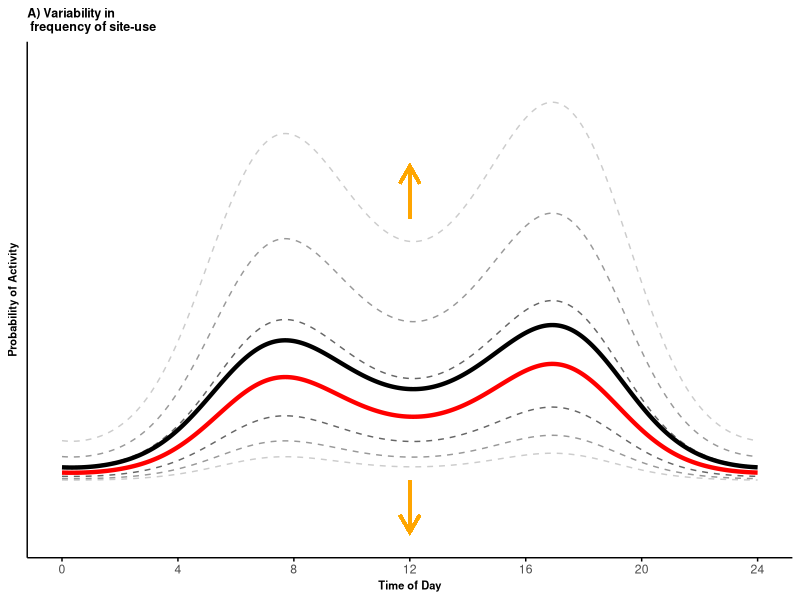
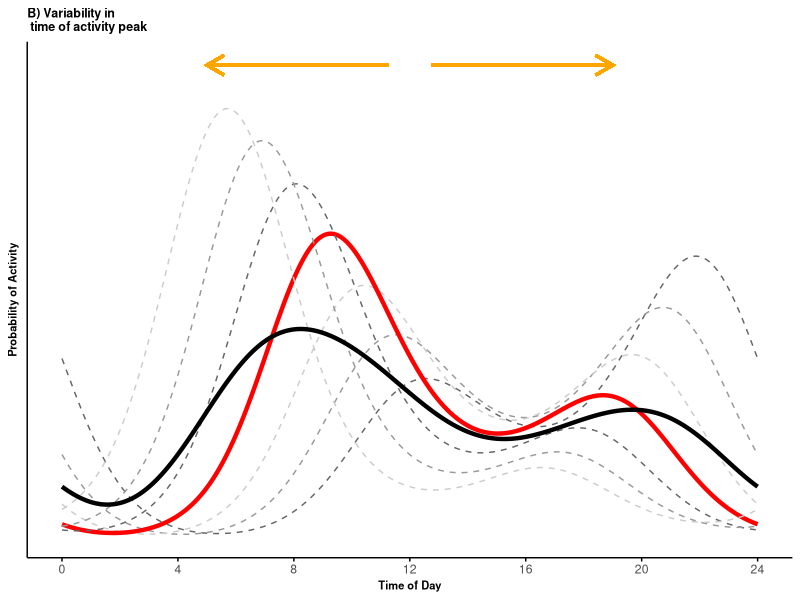
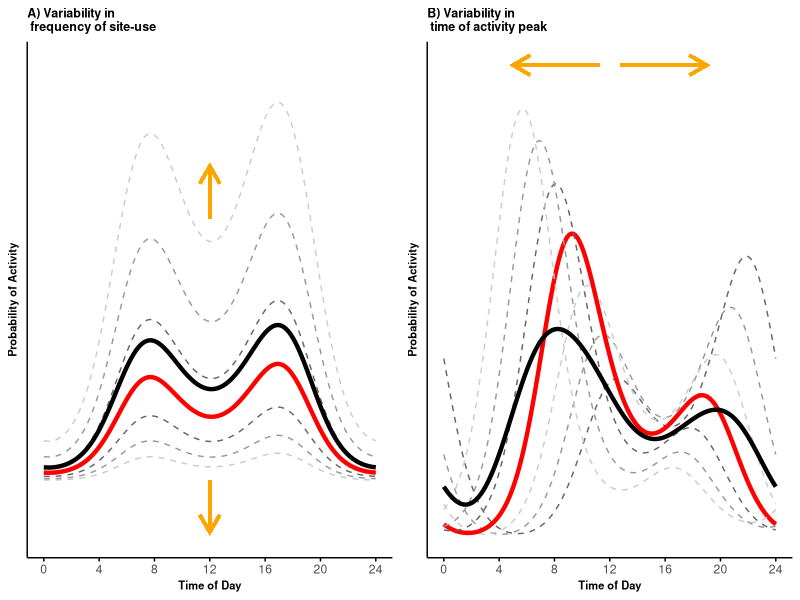
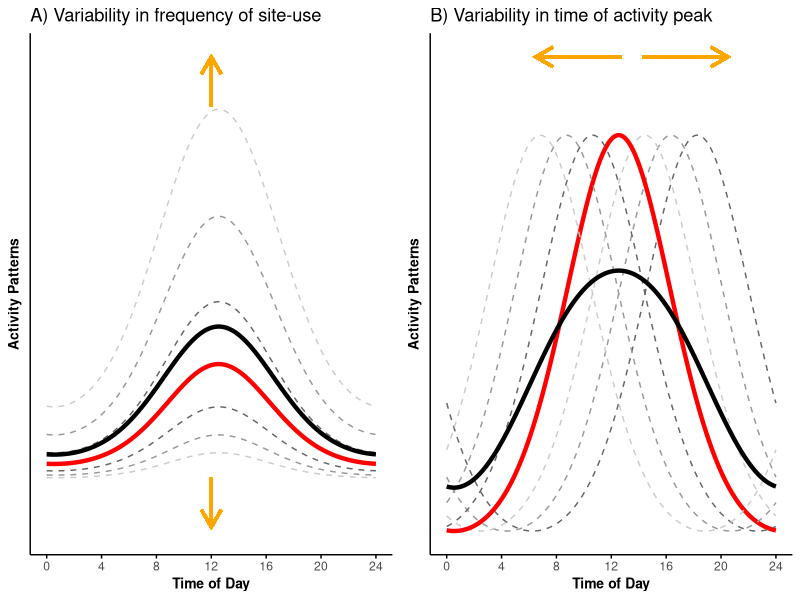

The R script that drew these images, in order:
## ---- chunk 1
#' Load libraries and set equations' parameters
library(tidyverse)
library(grid)
library(gridExtra)
wavelength = 24
b0 = -3
b1 = 1 
b2 = 0.7
theta0 = 3
theta1 = 2 
tau_i = gamma_i = seq(-1.5, 1.5, by = 0.5)
time <- seq(0, wavelength, wavelength/512)
## ---- chunk 2
# creating the curves
p_df <- data.frame(p = c(
  boot::inv.logit(b0 + b1*cos(2*pi*time/(24)+theta0 + gamma_i[4]) + b2*cos(2*pi*time/(12)+theta0 + gamma_i[4]) + tau_i[1]),
  boot::inv.logit(b0 + b1*cos(2*pi*time/(24)+theta0 + gamma_i[4]) + b2*cos(2*pi*time/(12)+theta0 + gamma_i[4]) + tau_i[2]),
  boot::inv.logit(b0 + b1*cos(2*pi*time/(24)+theta0 + gamma_i[4]) + b2*cos(2*pi*time/(12)+theta0 + gamma_i[4]) + tau_i[3]),
  boot::inv.logit(b0 + b1*cos(2*pi*time/(24)+theta0 + gamma_i[4]) + b2*cos(2*pi*time/(12)+theta0 + gamma_i[4]) + tau_i[4]),
  boot::inv.logit(b0 + b1*cos(2*pi*time/(24)+theta0 + gamma_i[4]) + b2*cos(2*pi*time/(12)+theta0 + gamma_i[4]) + tau_i[5]),
  boot::inv.logit(b0 + b1*cos(2*pi*time/(24)+theta0 + gamma_i[4]) + b2*cos(2*pi*time/(12)+theta0 + gamma_i[4]) + tau_i[6]),
  boot::inv.logit(b0 + b1*cos(2*pi*time/(24)+theta0 + gamma_i[4]) + b2*cos(2*pi*time/(12)+theta0 + gamma_i[4]) + tau_i[7])
), time = rep(time, 7), 
mean = c(rep(rep("off", length(time)),3), rep("on", length(time)), rep(rep("off", length(time)),3)),
curvesID = as.factor(rep(1:7, each = length(time))),
curvesLeg = as.factor(rep(c("+/- 1.5 SD", "+/- 1 SD", "+/- 0.5 SD", "Conditional", "+/- 0.5 SD", "+/- 1 SD", "+/- 1.5 SD"), each = length(time)))
)

# calculate marginal mean activity curve
p_df2 <- p_df %>% select(p, time) %>% group_by(time) %>% 
  summarize(p = mean(p)) %>% 
  mutate(mean = "on", curvesID = as.factor(8),
         curvesLeg = as.factor("Marginal"))

p_df <- rbind(p_df, as.data.frame(p_df2))

(pl_vert <- ggplot(p_df, aes(x = time, y = p, group = curvesID)) +
  geom_line(aes(color = curvesLeg, linewidth = mean, linetype = mean)) +
  scale_color_manual(values = c("grey40", "grey60", "grey80", "red", "black")) +
  scale_linewidth_manual(values = c(0.5, 1.5)) +
  scale_linetype_manual(values = c(2, 1, 2)) +
  coord_cartesian(ylim = c(-0.05, 0.40)) +
  #geom_path(data = data.frame(x = c(11.5, 9), y = c(0.005, 0.005)), aes(x = x, y = y), linejoin = "mitre") +
  labs(x = "Time of Day", y = "Probability of Activity", title = "A) Variability in \n frequency of site-use") +
  theme_minimal()+
  theme(legend.position = "none",
        axis.line = element_line(colour = 'black', linetype = 'solid'),
        axis.ticks.x = element_line(colour = 'black', linetype = 'solid'), #element_blank(), #
        axis.text.y = element_blank(), 
        axis.title=element_text(size = 8,face = "bold"),
        plot.title=element_text(size = 9,face = "bold"),
        panel.grid.minor = element_blank(),
        panel.grid.major = element_blank()) + 
  geom_segment(aes(x=12, y=min(p), xend=12, yend=min(p)-0.05), arrow=arrow(length= unit(0.5, "cm")), 
               size = 1, color = "orange", linejoin = "mitre") +
  geom_segment(aes(x=12, y=0.25+0.003, xend=12, yend=0.25+0.053), arrow=arrow(length= unit(0.5, "cm")), 
               size = 1, color = "orange", linejoin = "mitre")+
  scale_x_continuous(breaks=seq(0,24,length.out=7), labels=seq(0,24,4))) 

## ---- chunk 3
# creating the curves
p_df <- data.frame(p = c(
  boot::inv.logit(b0 + b1*cos(2*pi*time/(24)+theta0 + gamma_i[1]) + b2*cos(2*pi*time/(12)+ theta1 + gamma_i[1]) + tau_i[4]),
  boot::inv.logit(b0 + b1*cos(2*pi*time/(24)+theta0 + gamma_i[2]) + b2*cos(2*pi*time/(12)+ theta1 + gamma_i[2]) + tau_i[4]),
  boot::inv.logit(b0 + b1*cos(2*pi*time/(24)+theta0 + gamma_i[3]) + b2*cos(2*pi*time/(12)+ theta1 + gamma_i[3]) + tau_i[4]),
  boot::inv.logit(b0 + b1*cos(2*pi*time/(24)+theta0 + gamma_i[4]) + b2*cos(2*pi*time/(12)+ theta1 + gamma_i[4]) + tau_i[4]),
  boot::inv.logit(b0 + b1*cos(2*pi*time/(24)+theta0 + gamma_i[5]) + b2*cos(2*pi*time/(12)+ theta1 + gamma_i[5]) + tau_i[4]),
  boot::inv.logit(b0 + b1*cos(2*pi*time/(24)+theta0 + gamma_i[6]) + b2*cos(2*pi*time/(12)+ theta1 + gamma_i[6]) + tau_i[4]),
  boot::inv.logit(b0 + b1*cos(2*pi*time/(24)+theta0 + gamma_i[7]) + b2*cos(2*pi*time/(12)+ theta1 + gamma_i[7]) + tau_i[4])
), time = rep(time, 7), 
mean = c(rep(rep("off", length(time)),3), rep("on", length(time)), rep(rep("off", length(time)),3)),
curvesID = as.factor(rep(1:7, each = length(time))),
curvesLeg = as.factor(rep(c("+/- 0.5 SD", "+/- 1 SD", "+/- 1.5 SD", "Conditional", "+/- 0.5 SD", "+/- 1 SD", "+/- 1.5 SD"), each = length(time))) 
)

# calculate marginal mean activity curve
p_df2 <- p_df %>% select(p, time) %>% group_by(time) %>% 
  summarize(p = mean(p)) %>% 
  mutate(mean = "on", curvesID = as.factor(8),
         curvesLeg = as.factor("Marginal"))

p_df <- rbind(p_df, as.data.frame(p_df2))

(pl_hor <- ggplot(p_df, aes(x = time, y = p, group = curvesID)) +
  geom_line(aes(color = curvesLeg, linewidth = mean, linetype = mean)) +
  scale_color_manual(values = c("grey40", "grey60", "grey80", "red", "black")) +
  scale_linewidth_manual(values = c(0.5, 1.5)) +
  scale_linetype_manual(values = c(2, 1)) +
  labs(x = "Time of Day", y = "Probability of Activity", title = "B) Variability in \n time of activity peak") +
  theme_minimal()+
  theme(legend.position = "none", 
        axis.line = element_line(colour = 'black', linetype = 'solid'),
        axis.ticks.x = element_line(colour = 'black', linetype = 'solid'), 
        axis.text.y = element_blank(), 
        axis.title=element_text(size=8,face="bold"),
        plot.title=element_text(size=9,face="bold"),
        panel.grid.minor = element_blank(),
        panel.grid.major = element_blank()) +
  geom_segment(aes(x=12 - 0.75, y=max(p) + 0.02, xend=12 - 7, yend=max(p) + 0.02), arrow=arrow(length= unit(0.5, "cm")), 
               size = 1, color = "orange", linejoin = "mitre") +
  geom_segment(aes(x=12 + 0.75, y=max(p) + 0.02, xend=12 + 7, yend=max(p) + 0.02), arrow=arrow(length= unit(0.5, "cm")), 
               size = 1, color = "orange", linejoin = "mitre") +
  scale_x_continuous(breaks=seq(0,24,length.out=7), labels=seq(0,24,4))+
  guides(linetype=element_blank()))


#' Join plots
pl <- grid.arrange(pl_vert, pl_hor, ncol = 2)

## ---- chunk 4
# setting beta2 equal to zero 
b2 = 0

# change in frequency of site-use
# creating the curves
p_df <- data.frame(p = c(
  boot::inv.logit(b0 + b1*cos(2*pi*time/(24)+theta0 + gamma_i[4]) + b2*cos(2*pi*time/(12)+theta0 + gamma_i[4]) + tau_i[1]),
  boot::inv.logit(b0 + b1*cos(2*pi*time/(24)+theta0 + gamma_i[4]) + b2*cos(2*pi*time/(12)+theta0 + gamma_i[4]) + tau_i[2]),
  boot::inv.logit(b0 + b1*cos(2*pi*time/(24)+theta0 + gamma_i[4]) + b2*cos(2*pi*time/(12)+theta0 + gamma_i[4]) + tau_i[3]),
  boot::inv.logit(b0 + b1*cos(2*pi*time/(24)+theta0 + gamma_i[4]) + b2*cos(2*pi*time/(12)+theta0 + gamma_i[4]) + tau_i[4]),
  boot::inv.logit(b0 + b1*cos(2*pi*time/(24)+theta0 + gamma_i[4]) + b2*cos(2*pi*time/(12)+theta0 + gamma_i[4]) + tau_i[5]),
  boot::inv.logit(b0 + b1*cos(2*pi*time/(24)+theta0 + gamma_i[4]) + b2*cos(2*pi*time/(12)+theta0 + gamma_i[4]) + tau_i[6]),
  boot::inv.logit(b0 + b1*cos(2*pi*time/(24)+theta0 + gamma_i[4]) + b2*cos(2*pi*time/(12)+theta0 + gamma_i[4]) + tau_i[7])
), time = rep(time, 7), 
mean = c(rep(rep("off", length(time)),3), rep("on", length(time)), rep(rep("off", length(time)),3)),
curvesID = as.factor(rep(1:7, each = length(time))),
curvesLeg = as.factor(rep(c("+/- 1.5 SD", "+/- 1 SD", "+/- 0.5 SD", "Conditional", "+/- 0.5 SD", "+/- 1 SD", "+/- 1.5 SD"), each = length(time)))
)

# calculate marginal mean activity curve
p_df2 <- p_df %>% select(p, time) %>% group_by(time) %>% 
  summarize(p = mean(p)) %>% 
  mutate(mean = "on", curvesID = as.factor(8),
         curvesLeg = as.factor("Marginal"))

p_df <- rbind(p_df, as.data.frame(p_df2))

pl_vert_uni <- ggplot(p_df, aes(x = time, y = p, group = curvesID)) +
  geom_line(aes(color = curvesLeg, size = mean, linetype = mean)) +
  scale_color_manual(values = c("grey40", "grey60", "grey80", "red", "black")) +
  scale_size_manual(values = c(0.5, 1.5)) +
  scale_linetype_manual(values = c(2, 1, 2)) +
  coord_cartesian(ylim = c(-0.05, max(p_df$p)+0.053)) +
  #geom_path(data = data.frame(x = c(11.5, 9), y = c(0.005, 0.005)), aes(x = x, y = y), linejoin = "mitre") +
  labs(x = "Time of Day", y = "Activity Patterns", title = "A) Variability in frequency of site-use") +
  theme_minimal()+
  theme(legend.position = "none",
        axis.line = element_line(colour = 'black', linetype = 'solid'),
        axis.ticks.x = element_line(colour = 'black', linetype = 'solid'), #element_blank(), #
        axis.text.y = element_blank(), #element_text(size=8),
        axis.title=element_text(size=10,face="bold"),
        panel.grid.minor = element_blank(),
        panel.grid.major = element_blank()) + 
  geom_segment(aes(x=12, y=min(p), xend=12, yend=min(p)-0.05), arrow=arrow(length= unit(0.5, "cm")), 
               size = 1, color = "orange", linejoin = "mitre") +
  geom_segment(aes(x=12, y=max(p)+0.003, xend=12, yend=max(p)+0.053), arrow=arrow(length= unit(0.5, "cm")), 
               size = 1, color = "orange", linejoin = "mitre")+
  scale_x_continuous(breaks=seq(0,24,length.out=7), labels=seq(0,24,4)) 


# creating the curves
p_df <- data.frame(p = c(
  boot::inv.logit(b0 + b1*cos(2*pi*time/(24)+theta0 + gamma_i[1]) + b2*cos(2*pi*time/(12)+ theta1 + gamma_i[1]) + tau_i[4]),
  boot::inv.logit(b0 + b1*cos(2*pi*time/(24)+theta0 + gamma_i[2]) + b2*cos(2*pi*time/(12)+ theta1 + gamma_i[2]) + tau_i[4]),
  boot::inv.logit(b0 + b1*cos(2*pi*time/(24)+theta0 + gamma_i[3]) + b2*cos(2*pi*time/(12)+ theta1 + gamma_i[3]) + tau_i[4]),
  boot::inv.logit(b0 + b1*cos(2*pi*time/(24)+theta0 + gamma_i[4]) + b2*cos(2*pi*time/(12)+ theta1 + gamma_i[4]) + tau_i[4]),
  boot::inv.logit(b0 + b1*cos(2*pi*time/(24)+theta0 + gamma_i[5]) + b2*cos(2*pi*time/(12)+ theta1 + gamma_i[5]) + tau_i[4]),
  boot::inv.logit(b0 + b1*cos(2*pi*time/(24)+theta0 + gamma_i[6]) + b2*cos(2*pi*time/(12)+ theta1 + gamma_i[6]) + tau_i[4]),
  boot::inv.logit(b0 + b1*cos(2*pi*time/(24)+theta0 + gamma_i[7]) + b2*cos(2*pi*time/(12)+ theta1 + gamma_i[7]) + tau_i[4])
), time = rep(time, 7), 
mean = c(rep(rep("off", length(time)),3), rep("on", length(time)), rep(rep("off", length(time)),3)),
curvesID = as.factor(rep(1:7, each = length(time))),
curvesLeg = as.factor(rep(c("+/- 0.5 SD", "+/- 1 SD", "+/- 1.5 SD", "Conditional", "+/- 0.5 SD", "+/- 1 SD", "+/- 1.5 SD"), each = length(time))) 
)

# calculate marginal mean activity curve
p_df2 <- p_df %>% select(p, time) %>% group_by(time) %>% 
  summarize(p = mean(p)) %>% 
  mutate(mean = "on", curvesID = as.factor(8),
         curvesLeg = as.factor("Marginal"))

p_df <- rbind(p_df, as.data.frame(p_df2))

pl_hor_uni <- ggplot(p_df, aes(x = time, y = p, group = curvesID)) +
  geom_line(aes(color = curvesLeg, size = mean, linetype = mean)) +
  scale_color_manual(values = c("grey40", "grey60", "grey80", "red", "black")) +
  scale_size_manual(values = c(0.5, 1.5)) +
  scale_linetype_manual(values = c(2, 1)) +
  #coord_cartesian(ylim = c(0.006, 0.055)) +
  #geom_path(data = data.frame(x = c(11.5, 9), y = c(0.005, 0.005)), aes(x = x, y = y), linejoin = "mitre") +
  labs(x = "Time of Day", y = "Activity Patterns", title = "B) Variability in time of activity peak") +
  theme_minimal()+
  theme(legend.position = "none", 
        axis.line = element_line(colour = 'black', linetype = 'solid'),
        axis.ticks.x = element_line(colour = 'black', linetype = 'solid'),# element_blank(), 
        axis.text.y = element_blank(), #element_text(size=8),
        axis.title=element_text(size=10,face="bold"),
        panel.grid.minor = element_blank(),
        panel.grid.major = element_blank()) +
  geom_segment(aes(x=13.5 - 0.75, y=max(p) + 0.02, xend=13.5 - 7, yend=max(p) + 0.02), arrow=arrow(length= unit(0.5, "cm")), 
               size = 1, color = "orange", linejoin = "mitre") +
  geom_segment(aes(x=13.5 + 0.75, y=max(p) + 0.02, xend=13.5 + 7, yend=max(p) + 0.02), arrow=arrow(length= unit(0.5, "cm")), 
               size = 1, color = "orange", linejoin = "mitre") +
  scale_x_continuous(breaks=seq(0,24,length.out=7), labels=seq(0,24,4))+
  guides(linetype=element_blank())


#' Join plots
pl_uni <- grid.arrange(pl_vert_uni, pl_hor_uni, ncol = 2)
